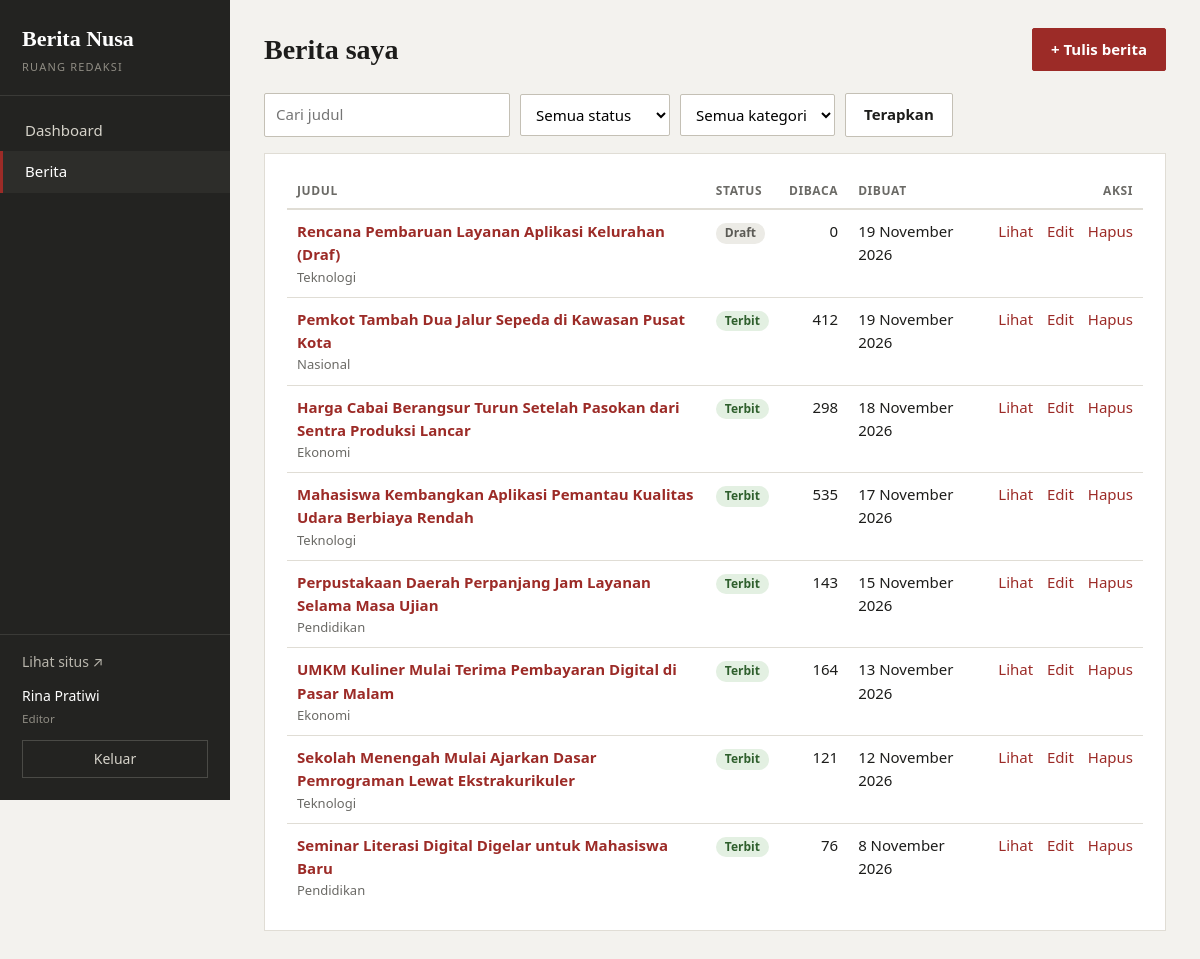
/admin/berita.php (signed in), run on the app's committed database.
### tables this page shows
CREATE TABLE pengguna (
  id           INT UNSIGNED NOT NULL AUTO_INCREMENT,
  nama         VARCHAR(80)  NOT NULL,
  email        VARCHAR(120) NOT NULL,
  password     VARCHAR(255) NOT NULL,
  peran        ENUM('admin','editor') NOT NULL DEFAULT 'editor',
  dibuat_pada  DATETIME NOT NULL,
  PRIMARY KEY (id),
  UNIQUE KEY uk_pengguna_email (email)
);

CREATE TABLE berita (
  id            INT UNSIGNED NOT NULL AUTO_INCREMENT,
  kategori_id   INT UNSIGNED NOT NULL,
  pengguna_id   INT UNSIGNED NOT NULL,
  judul         VARCHAR(200) NOT NULL,
  slug          VARCHAR(220) NOT NULL,
  ringkasan     VARCHAR(300) NOT NULL,
  isi           MEDIUMTEXT NOT NULL,
  gambar        VARCHAR(120) DEFAULT NULL,
  status        ENUM('draft','terbit') NOT NULL DEFAULT 'draft',
  dilihat       INT UNSIGNED NOT NULL DEFAULT 0,
  dibuat_pada   DATETIME NOT NULL,
  diubah_pada   DATETIME NOT NULL,
  terbit_pada   DATETIME DEFAULT NULL,
  PRIMARY KEY (id),
  UNIQUE KEY uk_berita_slug (slug),
  KEY idx_berita_status_terbit (status, terbit_pada),
  CONSTRAINT fk_berita_kategori FOREIGN KEY (kategori_id) REFERENCES kategori(id),
  CONSTRAINT fk_berita_pengguna FOREIGN KEY (pengguna_id) REFERENCES pengguna(id)
);

CREATE TABLE kategori (
  id    INT UNSIGNED NOT NULL AUTO_INCREMENT,
  nama  VARCHAR(60) NOT NULL,
  slug  VARCHAR(80) NOT NULL,
  PRIMARY KEY (id),
  UNIQUE KEY uk_kategori_slug (slug)
);

### includes/functions.php (called while the page is built, shortened)
<?php
function e($teks) {
    return htmlspecialchars((string)$teks, ENT_QUOTES, 'UTF-8');
}
function url($path = '') {
    return BASE_URL . '/' . ltrim($path, '/');
}
function ambil_semua($sql, $params = []) {
    $st = db()->prepare($sql);
    $st->execute($params);
    return $st->fetchAll();
}
function ambil_satu($sql, $params = []) {
    $st = db()->prepare($sql);
    $st->execute($params);
    $baris = $st->fetch();
    return $baris ?: null;
}
function hitung($sql, $params = []) {
    $st = db()->prepare($sql);
    $st->execute($params);
    return (int)$st->fetchColumn();
}
function tanggal_indo($waktu, $dengan_jam = false) {
    $bulan = ['', 'Januari', 'Februari', 'Maret', 'April', 'Mei', 'Juni',
              'Juli', 'Agustus', 'September', 'Oktober', 'November', 'Desember'];
    $t = strtotime($waktu);
    $hasil = date('j', $t) . ' ' . $bulan[(int)date('n', $t)] . ' ' . date('Y', $t);
    return $hasil;
}
function link_berita($b) {
    return url('berita.php?slug=' . urlencode($b['slug']));
}
    ob_start(); ?>
    <?php
function halaman_sekarang() {
    return max(1, (int)($_GET['hal'] ?? 1));
}

### config/config.php (called while the page is built, shortened)
<?php
function db() {
    static $pdo = null;
    if ($pdo !== null) {
        return $pdo;
    }
    $dsn  = getenv('BN_DSN') ?: 'mysql:host=' . DB_HOST . ';dbname=' . DB_NAME . ';charset=utf8mb4';
    $user = getenv('BN_DSN') ? null : DB_USER;
    $pass = getenv('BN_DSN') ? null : DB_PASS;
    try {
        $pdo = new PDO($dsn, $user, $pass, [
            PDO::ATTR_ERRMODE            => PDO::ERRMODE_EXCEPTION,
            PDO::ATTR_DEFAULT_FETCH_MODE => PDO::FETCH_ASSOC,
            PDO::ATTR_EMULATE_PREPARES   => false,
        ]);
    } catch (PDOException $e) {
        http_response_code(500);
        exit('Koneksi database gagal. Periksa pengaturan di config/config.php dan pastikan MySQL sudah berjalan.');
    }
    return $pdo;
}

### includes/auth.php (called while the page is built, shortened)
<?php
function pengguna_sekarang() {
    static $cache = false;
    if ($cache !== false) {
        return $cache;
    }
    $cache = ambil_satu(
        'SELECT id, nama, email, peran FROM pengguna WHERE id = ?',
        [$_SESSION['pengguna_id']]
    );
    return $cache;
}
function adalah_admin() {
    $p = pengguna_sekarang();
    return $p && $p['peran'] === 'admin';
}
function wajib_login() {
    if (!pengguna_sekarang()) {
        redirect('admin/login.php');
    }
}

### admin/berita.php (the view, shortened to what this page needs)
<?php
wajib_login();
$p = pengguna_sekarang();
$q      = trim((string)($_GET['q'] ?? ''));
$where = ['1=1'];
$param = [];
if (!adalah_admin()) {
    $where[] = 'b.pengguna_id = ?';
    $param[] = $p['id'];
}
$syarat = implode(' AND ', $where);
$per_hal = 10;
$hal     = halaman_sekarang();
$total   = hitung("SELECT COUNT(*) FROM berita b WHERE $syarat", $param);
$total_halaman = max(1, (int)ceil($total / $per_hal));
$hal = min($hal, $total_halaman);
$daftar = ambil_semua(
    SQL_BERITA . " WHERE $syarat ORDER BY b.dibuat_pada DESC, b.id DESC
                   LIMIT $per_hal OFFSET " . (($hal - 1) * $per_hal),
    $param
);
$judul_admin = adalah_admin() ? 'Semua berita' : 'Berita saya';
$menu_aktif  = 'berita';
$aksi_kepala = '<a class="tombol" href="' . e(url('admin/berita_form.php')) . '">+ Tulis berita</a>';
require __DIR__ . '/../includes/admin_header.php';
?>
<form method="get" class="filter">
    <input type="search" name="q" placeholder="Cari judul" value="<?= e($q) ?>">
    <select name="status">
        <option value="">Semua status</option>
    </select>
    <select name="kategori">
        <option value="0">Semua kategori</option>
    </select>
    <button type="submit" class="tombol tombol-garis">Terapkan</button>
</form>
<section class="panel">
    <?php if (!$daftar): ?>
        <p class="kosong">Tidak ada berita yang cocok dengan filter.</p>
    <?php else: ?>
        <div class="gulir-tabel">
        <table class="tabel">
            <thead>
                <tr>
                    <th>Judul</th>
                    <th>Status</th>
                    <th class="rata-kanan">Dibaca</th>
                    <th>Dibuat</th>
                    <th class="rata-kanan">Aksi</th>
                </tr>
            </thead>
            <tbody>
            <?php foreach ($daftar as $b): ?>
                <tr>
                    <td>
                        <a href="<?= e(url('admin/berita_form.php?id=' . (int)$b['id'])) ?>"><?= e($b['judul']) ?></a>
                        <div class="sub"><?= e($b['kategori']) ?></div>
                    </td>
                    <td><span class="lencana lencana-<?= e($b['status']) ?>"><?= e($b['status']) ?></span></td>
                    <td class="rata-kanan"><?= number_format((int)$b['dilihat'], 0, ',', '.') ?></td>
                    <td><?= e(tanggal_indo($b['dibuat_pada'])) ?></td>
                    <td class="rata-kanan aksi">
                        <a href="<?= e(link_berita($b)) ?>" target="_blank" rel="noopener">Lihat</a>
                        <a href="<?= e(url('admin/berita_form.php?id=' . (int)$b['id'])) ?>">Edit</a>
                        <form method="post" action="<?= e(url('admin/berita_hapus.php')) ?>" data-konfirmasi="Hapus berita ini beserta komentarnya? Tindakan ini tidak bisa dibatalkan.">
                            <button type="submit" class="tautan-bahaya">Hapus</button>
                        </form>
                    </td>
                </tr>
            <?php endforeach; ?>
            </tbody>
        </table>
        </div>
    <?php endif; ?>
</section>
<?php require __DIR__ . '/../includes/admin_footer.php'; ?>

### includes/admin_header.php (shortened to what this page needs)
<?php
$pengguna    = pengguna_sekarang();
$judul_admin = $judul_admin ?? 'Dashboard';
$menu_aktif  = $menu_aktif ?? '';
$menu = [
    'dashboard' => ['Dashboard', 'admin/', false],
    'berita'    => ['Berita', 'admin/berita.php', false],
    'kategori'  => ['Kategori', 'admin/kategori.php', true],
    'komentar'  => ['Komentar', 'admin/komentar.php', true],
    'pengguna'  => ['Pengguna', 'admin/pengguna.php', true],
];
?>
<!DOCTYPE html>
<html lang="id">
<head>
    <link rel="stylesheet" href="<?= e(url('assets/css/admin.css')) ?>">
</head>
<body class="admin">
<aside class="samping">
    <a class="samping-nama" href="<?= e(url('admin/')) ?>"><?= e(NAMA_SITUS) ?><small>Ruang redaksi</small></a>
    <nav>
        <ul>
            <?php foreach ($menu as $kunci => [$label, $tujuan, $khusus_admin]): ?>
                <?php if ($khusus_admin && !adalah_admin()) continue; ?>
                <li>
                    <a href="<?= e(url($tujuan)) ?>" class="<?= $menu_aktif === $kunci ? 'aktif' : '' ?>">
                        <?= e($label) ?>
                    </a>
                </li>
            <?php endforeach; ?>
        </ul>
    </nav>
    <div class="samping-bawah">
        <a href="<?= e(url()) ?>" target="_blank" rel="noopener">Lihat situs &nearr;</a>
        <p class="samping-pengguna">
            <?= e($pengguna['nama']) ?><br>
            <small><?= e(ucfirst($pengguna['peran'])) ?></small>
        </p>
        <form method="post" action="<?= e(url('admin/logout.php')) ?>">
            <button type="submit" class="tombol-keluar">Keluar</button>
        </form>
    </div>
</aside>
<div class="konten">
    <header class="konten-kepala">
        <h1><?= e($judul_admin) ?></h1>
        <?php if (!empty($aksi_kepala)): ?><div><?= $aksi_kepala ?></div><?php endif; ?>
    </header>

### assets/css/admin.css (style rules this page uses)
:root { --latar: #f3f2ee; --putih: #ffffff; --tinta: #1d1d1b; --abu: #6b6a66; --garis: #e0ddd5; --samping: #232321; --merah: #9c2b27; --merah-gelap: #7d1f1c; --hijau: #3f7a3d; --serif: Georgia, "Times New Roman", serif; --sans: system-ui, -apple-system, "Segoe UI", Roboto, Arial, sans-serif; }
* { box-sizing: border-box; }
body { margin: 0; background: var(--latar); color: var(--tinta); font-family: var(--sans); font-size: 15px; line-height: 1.55; }
a { color: var(--merah); }
h1, h2, h3 { margin: 0; }
body.admin { display: grid; grid-template-columns: 230px minmax(0, 1fr); min-height: 100vh; }
.samping { background: var(--samping); color: #d6d3ca; padding: 22px 0; display: flex; flex-direction: column; position: sticky; top: 0; height: 100vh; }
.samping-nama { display: block; padding: 0 22px 20px; color: #fff; text-decoration: none; font-family: var(--serif); font-size: 22px; font-weight: 700; border-bottom: 1px solid #3a3a37; }
.samping-nama small { display: block; font-family: var(--sans); font-size: 11px; font-weight: 400; text-transform: uppercase; letter-spacing: 1.2px; color: #8f8c83; margin-top: 2px; }
.samping nav { padding-top: 14px; flex: 1; }
.samping ul { list-style: none; margin: 0; padding: 0; }
.samping nav a { display: flex; justify-content: space-between; align-items: center; padding: 9px 22px; color: #d6d3ca; text-decoration: none; border-left: 3px solid transparent; }
.samping nav a.aktif { background: #2d2d2a; color: #fff; border-left-color: var(--merah); }
.samping-bawah { padding: 16px 22px 0; border-top: 1px solid #3a3a37; font-size: 14px; }
.samping-bawah a { color: #b9b6ad; text-decoration: none; }
.samping-pengguna { margin: 12px 0; color: #fff; }
.samping-pengguna small { color: #8f8c83; }
.tombol-keluar { width: 100%; padding: 7px; font: inherit; font-size: 14px; cursor: pointer; background: none; color: #d6d3ca; border: 1px solid #4a4a46; }
.konten { padding: 28px 34px 50px; min-width: 0; }
.konten-kepala { display: flex; justify-content: space-between; align-items: center; margin-bottom: 22px; gap: 12px; }
.konten-kepala h1 { font-family: var(--serif); font-size: 28px; }
.panel { background: var(--putih); border: 1px solid var(--garis); padding: 20px 22px; margin-bottom: 22px; }
.gulir-tabel { overflow-x: auto; }
.tabel { width: 100%; border-collapse: collapse; }
.tabel th { text-align: left; font-size: 12px; text-transform: uppercase; letter-spacing: 0.6px; color: var(--abu); padding: 8px 10px; border-bottom: 2px solid var(--garis); white-space: nowrap; }
.tabel td { padding: 10px; border-bottom: 1px solid var(--garis); vertical-align: top; }
.tabel tr:last-child td { border-bottom: 0; }
.tabel a { text-decoration: none; font-weight: 600; }
.rata-kanan { text-align: right !important; }
.sub { color: var(--abu); font-size: 13px; font-weight: 400; }
.aksi { white-space: nowrap; }
.aksi a, .aksi form { display: inline-block; margin-left: 10px; font-weight: 400; }
.aksi form { margin-left: 10px; }
.tautan-bahaya { background: none; border: 0; padding: 0; font: inherit; color: var(--merah); cursor: pointer; }
.lencana { display: inline-block; font-size: 12px; font-weight: 600; padding: 1px 9px; border-radius: 10px; text-transform: capitalize; }
.lencana-terbit { background: #e3f0e2; color: #2f5f2d; }
.lencana-draft { background: #ecebe6; color: #5b5a55; }
.form input[type="text"], .form input[type="email"], .form input[type="password"], .form input[type="search"], .form select, .form textarea, .filter input, .filter select { width: 100%; padding: 9px 11px; font: inherit; background: var(--putih); border: 1px solid #c4c0b5; border-radius: 2px; }
.filter { display: flex; flex-wrap: wrap; gap: 10px; margin-bottom: 16px; align-items: center; }
.filter input, .filter select { width: auto; min-width: 150px; }
.tombol { display: inline-block; padding: 9px 18px; font: inherit; font-weight: 600; cursor: pointer; background: var(--merah); color: #fff; border: 1px solid var(--merah); border-radius: 2px; text-decoration: none; }
.tombol-garis { background: var(--putih); color: var(--tinta); border-color: #c4c0b5; }

### data on the page
pengguna: nama "Rina Pratiwi", peran "Editor"
berita: judul "Rencana Pembaruan Layanan Aplikasi Kelurahan (Draf)", kategori.nama "Teknologi", status "Draft", dilihat "0", dibuat_pada "19 November 2026"
berita: judul "Pemkot Tambah Dua Jalur Sepeda di Kawasan Pusat Kota", kategori.nama "Nasional", status "Terbit", dilihat "412", dibuat_pada "19 November 2026"
berita: judul "Harga Cabai Berangsur Turun Setelah Pasokan dari Sentra Produksi Lancar", kategori.nama "Ekonomi", status "Terbit", dilihat "298", dibuat_pada "18 November 2026"
berita: judul "Mahasiswa Kembangkan Aplikasi Pemantau Kualitas Udara Berbiaya Rendah", kategori.nama "Teknologi", status "Terbit", dilihat "535", dibuat_pada "17 November 2026"
berita: judul "Perpustakaan Daerah Perpanjang Jam Layanan Selama Masa Ujian", kategori.nama "Pendidikan", status "Terbit", dilihat "143", dibuat_pada "15 November 2026"
berita: judul "UMKM Kuliner Mulai Terima Pembayaran Digital di Pasar Malam", kategori.nama "Ekonomi", status "Terbit", dilihat "164", dibuat_pada "13 November 2026"
berita: judul "Sekolah Menengah Mulai Ajarkan Dasar Pemrograman Lewat Ekstrakurikuler", kategori.nama "Teknologi", status "Terbit", dilihat "121", dibuat_pada "12 November 2026"
berita: judul "Seminar Literasi Digital Digelar untuk Mahasiswa Baru", kategori.nama "Pendidikan", status "Terbit", dilihat "76", dibuat_pada "8 November 2026"

### other printed values
NAMA_SITUS "Berita Nusa"
$label "Dashboard"
$label "Berita"
$judul_admin "Berita saya"
